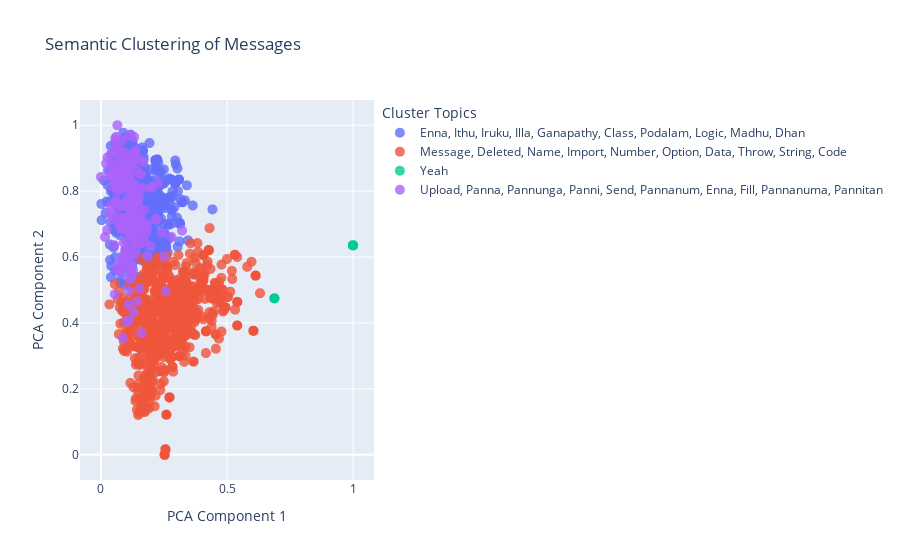

The code cell stored with this chart in its notebook:
### Code cell
model.similar_conversations(4)

### Figure 1 — Plotly figure (JSON) as saved in the notebook; plotly's stock layout.template omitted (floating-point values rounded to 4 significant figures; data arrays with more than 128 entries replaced by an {"elided": "..."} marker saying what was removed)
{"data": [{"customdata": {"elided": "661x2 str values"}, "hovertemplate": "cluster_label=Enna, Ithu, Iruku, Illa, Ganapathy, Class, Podalam, Logic, Madhu, Dhan<br>PCA Component 1=%{x}<br>PCA Component 2=%{y}<br>user=%{customdata[0]}<br>message=%{customdata[1]}<extra></extra>", "legendgroup": "Enna, Ithu, Iruku, Illa, Ganapathy, Class, Podalam, Logic, Madhu, Dhan", "marker": {"color": "#636efa", "opacity": 0.8, "size": 10, "symbol": "circle"}, "mode": "markers", "name": "Enna, Ithu, Iruku, Illa, Ganapathy, Class, Podalam, Logic, Madhu, Dhan", "showlegend": true, "type": "scattergl", "x": {"elided": "661 float values"}, "xaxis": "x", "y": {"elided": "661 float values"}, "yaxis": "y"}, {"customdata": {"elided": "870x2 str values"}, "hovertemplate": "cluster_label=Message, Deleted, Name, Import, Number, Option, Data, Throw, String, Code<br>PCA Component 1=%{x}<br>PCA Component 2=%{y}<br>user=%{customdata[0]}<br>message=%{customdata[1]}<extra></extra>", "legendgroup": "Message, Deleted, Name, Import, Number, Option, Data, Throw, String, Code", "marker": {"color": "#EF553B", "opacity": 0.8, "size": 10, "symbol": "circle"}, "mode": "markers", "name": "Message, Deleted, Name, Import, Number, Option, Data, Throw, String, Code", "showlegend": true, "type": "scattergl", "x": {"elided": "870 float values"}, "xaxis": "x", "y": {"elided": "870 float values"}, "yaxis": "y"}, {"customdata": {"elided": "468x2 str values"}, "hovertemplate": "cluster_label=Yeah<br>PCA Component 1=%{x}<br>PCA Component 2=%{y}<br>user=%{customdata[0]}<br>message=%{customdata[1]}<extra></extra>", "legendgroup": "Yeah", "marker": {"color": "#00cc96", "opacity": 0.8, "size": 10, "symbol": "circle"}, "mode": "markers", "name": "Yeah", "showlegend": true, "type": "scattergl", "x": {"elided": "468 float values"}, "xaxis": "x", "y": {"elided": "468 float values"}, "yaxis": "y"}, {"customdata": {"elided": "180x2 str values"}, "hovertemplate": "cluster_label=Upload, Panna, Pannunga, Panni, Send, Pannanum, Enna, Fill, Pannanuma, Pannitan<br>PCA Component 1=%{x}<br>PCA Component 2=%{y}<br>user=%{customdata[0]}<br>message=%{customdata[1]}<extra></extra>", "legendgroup": "Upload, Panna, Pannunga, Panni, Send, Pannanum, Enna, Fill, Pannanuma, Pannitan", "marker": {"color": "#ab63fa", "opacity": 0.8, "size": 10, "symbol": "circle"}, "mode": "markers", "name": "Upload, Panna, Pannunga, Panni, Send, Pannanum, Enna, Fill, Pannanuma, Pannitan", "showlegend": true, "type": "scattergl", "x": {"elided": "180 float values"}, "xaxis": "x", "y": {"elided": "180 float values"}, "yaxis": "y"}], "layout": {"legend": {"title": {"text": "Cluster Topics"}, "tracegroupgap": 0}, "title": {"text": "Semantic Clustering of Messages"}, "xaxis": {"anchor": "y", "domain": [0, 1], "title": {"text": "PCA Component 1"}}, "yaxis": {"anchor": "x", "domain": [0, 1], "title": {"text": "PCA Component 2"}}}}
